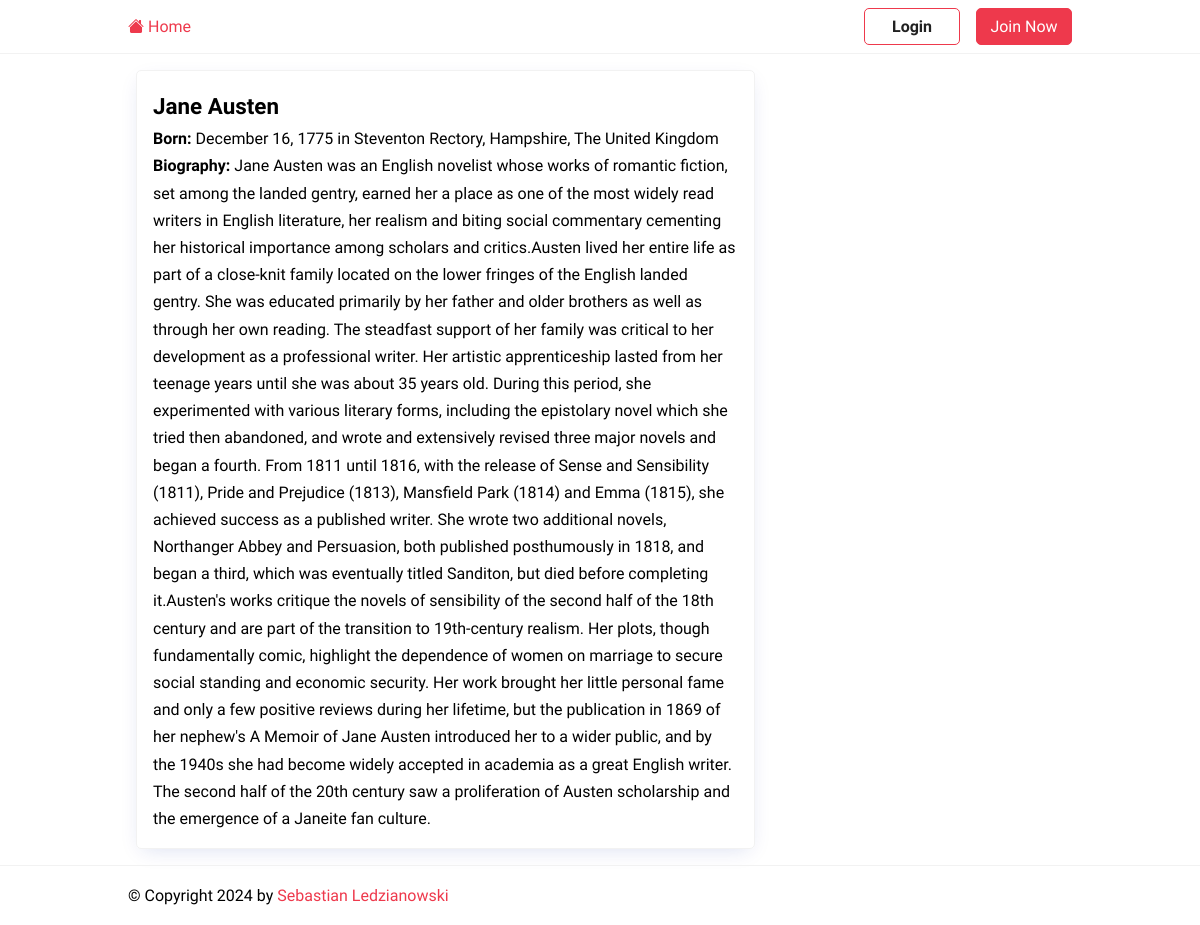
The page /author/6/ on the database its author committed.
### quotesapp/models.py (models this page shows, shortened)
class Author(models.Model):
    fullname = models.CharField(max_length=100)
    born_date = models.CharField(blank=True, max_length=50)
    born_location = models.CharField(max_length=100, blank=True)
    content = models.TextField()

### quotesapp/views.py (the view)
# urls.py: path('author/<int:pk>/', views.author_detail, name='author_detail'),
def author_detail(request, pk):
    author = get_object_or_404(Author, pk=pk)
    return render(request, 'quotesapp/author_detail.html', {'author': author})

### quotesapp/templates/quotesapp/author_detail.html (shortened to what this page needs)
{% extends 'base.html' %}
{% block content %}
  <div class="container">
    <div class="row">
      <div class="col-md-8 offset-md-2">
        <div class="card mt-4">
          <div class="card-body">
            <h2 class="card-title"><strong>{{ author.fullname }}</strong></h2>
            <p class="card-text"><strong>Born:</strong> {{ author.born_date }} in {{ author.born_location }}</p>
            {% if author.content %}
              <p class="card-text"><strong>Biography:</strong> {{ author.content }}</p>
            {% endif %}
          </div>
        </div>
      </div>
    </div>
  </div>
{% endblock %}

### static/css/style.css (style rules this page uses)
:root { --color-primary: #ee394c; --color-secondary: #86b7fe; --color-light: #f2f2f2; --color-gray: #ced4da; --color-dark: #212121; --color-white: #ffffff; --color-error: #e2442f; --color-warning: #ffc900; --color-info: #02a2b9; --color-success: #1ba345; --color-input: #00d1b2; --border-radius: 5px; }
* { margin: 0; padding: 0; box-sizing: border-box; text-rendering: optimizeLegibility; }
html, body { height: 100%; }
body { font-family: 'Dosis', sans-serif; font-size: 1rem; line-height: 1.7; display: flex; flex-direction: column; margin: 0; }
h2 { font-size: 1.4rem; }
.container { display: flex; max-width: 960px; margin: 0 auto; padding: 0.5rem; }
.col-md-8 { flex: 0 0 66.66667%; max-width: 66.66667%; }
.card { border: solid 1px var(--color-light); padding: 1rem; border-radius: var(--border-radius); box-shadow: rgb(11 43 158 / 15%) 0px 6px 20px -6px; min-width: 400px; }

### rows shown on the page
Author: fullname "Jane Austen", born_date "December 16, 1775", born_location "Steventon Rectory, Hampshire, The United Kingdom", content "Jane Austen was an English novelist whose works of romantic fiction, set among the landed gentry, earned her a place as one of the most widely read writers in English literature, her realism and biting social commentary cementing her historical importance among scholars and critics.Austen lived her entire life as part of a close-knit family located on the lower fringes of the English landed gentry. She was educated primarily by her father and older brothers as well as through her own reading. The steadfast support of her family was critical to her development as a professional writer. Her artistic apprenticeship lasted from her teenage years until she was about 35 years old. During this…"
